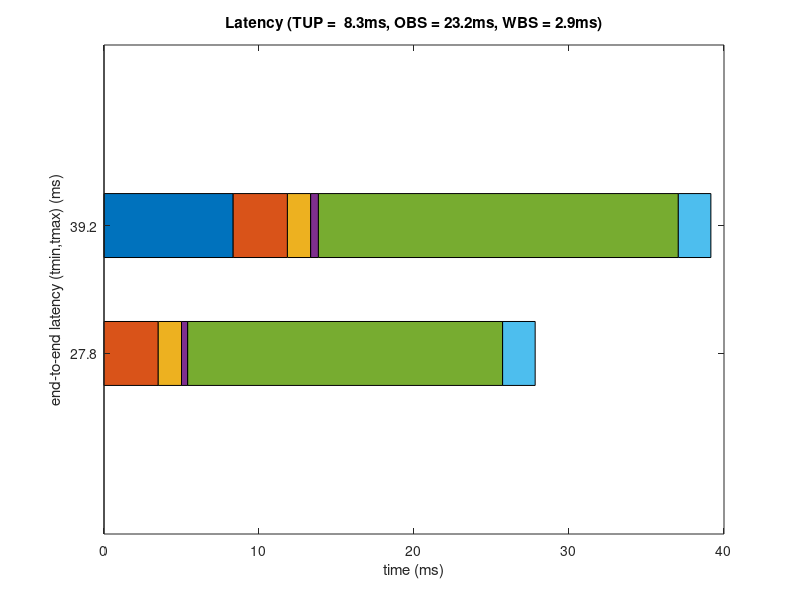

Here is the MATLAB script that generated this plot:
% latbar - latency bar graph

% modification history
% --------------------
% 06.28.03  JDM  created
% 07.16.03  JDM  removed 0.9 delay line latency
%                ----  v6.7.3  ----
% 12.02.13  JDM  added to slabtools
%
% JDM == Joel D. Miller

% Copyright (C) 2001-2018 United States Government as represented by the
% Administrator of the National Aeronautics and Space Administration (NASA).
% All Rights Reserved.
% 
% This software is distributed under the NASA Open Source Agreement (NOSA),
% version 1.3.  The NOSA has been approved by the Open Source Initiative.
% See the file NOSA.txt at the top of the distribution directory tree for the
% complete NOSA document.
% 
% THE SUBJECT SOFTWARE IS PROVIDED "AS IS" WITHOUT ANY WARRANTY OF ANYKIND,
% EITHER EXPRESSED, IMPLIED, OR STATUTORY, INCLUDING, BUT NOT LIMITED TO, ANY
% WARRANTY THAT THE SUBJECT SOFTWARE WILL CONFORM TO SPECIFICATIONS, ANY IMPLIED
% WARRANTIES OF MERCHANTABILITY, FITNESS FOR A PARTICULAR PURPOSE, OR FREEDOM
% FROM INFRINGEMENT, ANY WARRANTY THAT THE SUBJECT SOFTWARE WILL BE ERROR FREE,
% OR ANY WARRANTY THAT DOCUMENTATION, IF PROVIDED, WILL CONFORM TO THE SUBJECT
% SOFTWARE.

%23456789 123456789 123456789 123456789 123456789 123456789 123456789 1234567890

OBSb = 4096;            % bytes
WBSb = 512;             % bytes
OBS = (OBSb/4)/44.1;    % ms
WBS = (WBSb/4)/44.1;    % ms
TUP = 1000/120;         % ms

tmin = 0.0 + 3.5 + 1.5 + 0.4 + OBS - WBS + 2.1;
tmax = TUP + 3.5 + 1.5 + 0.5 + OBS + 2.1;

l = [ 0.0, 3.5, 1.5, 0.4, OBS - WBS, 2.1; ...
      TUP, 3.5, 1.5, 0.5, OBS, 2.1 ];

barh( [ tmin, tmax ], l, .5, 'stacked' );
figure(gcf);
h=gca;
set( h, 'YTick', [ tmin, tmax ] );
set( h, 'YLim', [ tmin-16, tmax+16 ] );
set( h, 'YTickLabel', [ sprintf('%4.1f',tmin); ...
                        sprintf('%4.1f',tmax) ] );
xlabel('time (ms)');
ylabel('end-to-end latency (tmin,tmax) (ms)');
title( sprintf( 'Latency (TUP = %4.1fms, OBS = %4.1fms, WBS = %3.1fms)', ...
                TUP, OBS, WBS ) );

% "help graph3d" to see available colormaps
colormap( 1 - jet );
brighten( .5 );
